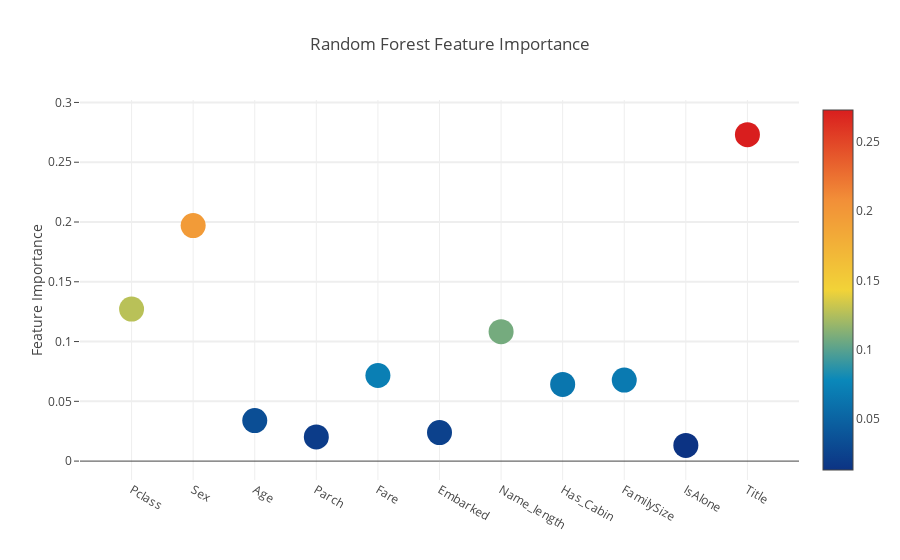
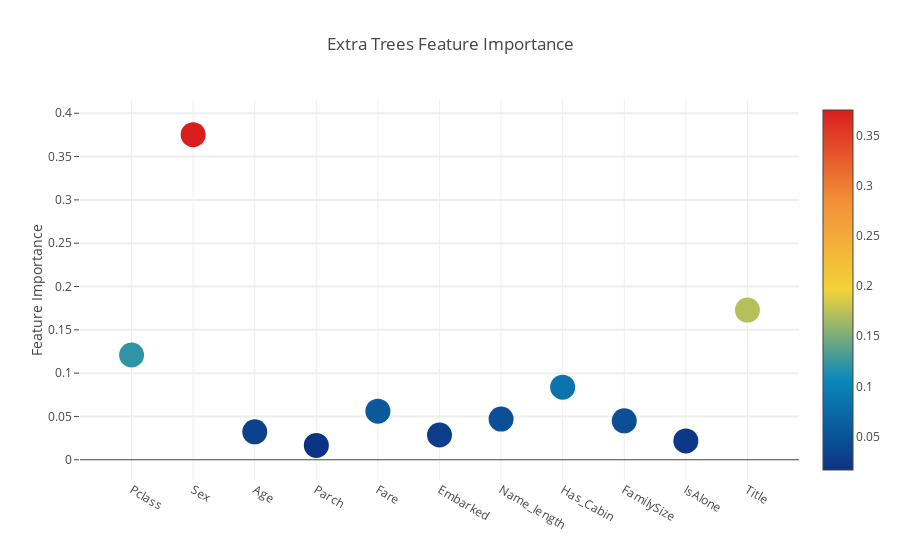
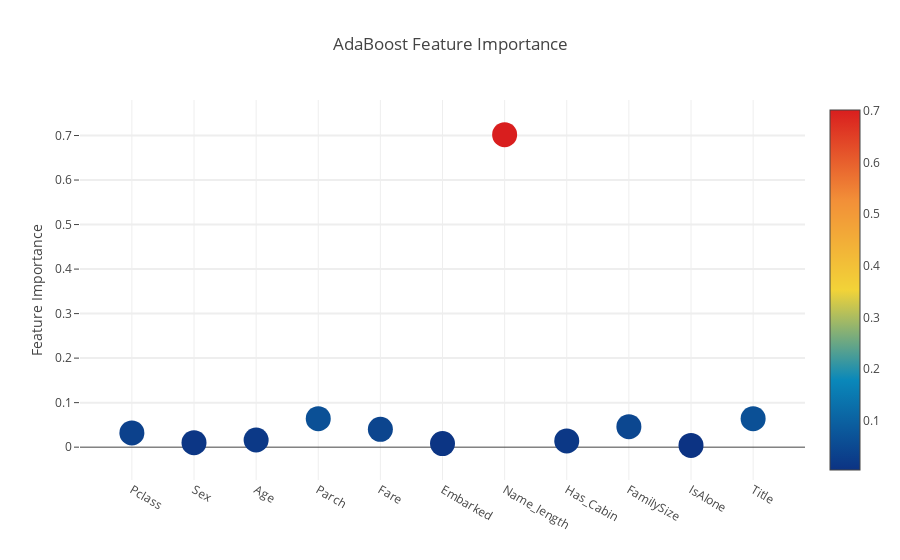
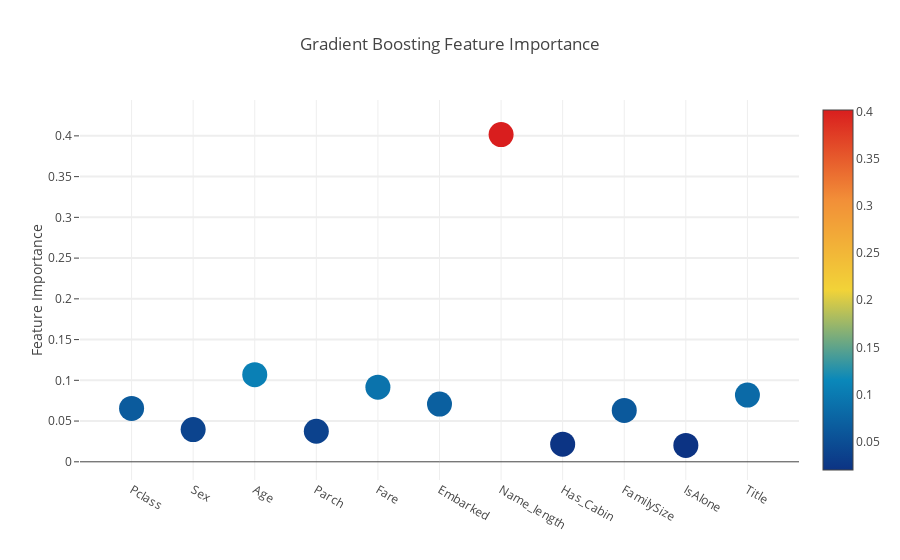

Notebook source saved alongside these figures, in order:
### Code cell
# Scatter plot 
trace = go.Scatter(
    y = feature_dataframe['Random Forest feature importances'].values,
    x = feature_dataframe['features'].values,
    mode='markers',
    marker=dict(
        sizemode = 'diameter',
        sizeref = 1,
        size = 25,
#       size= feature_dataframe['AdaBoost feature importances'].values,
        #color = np.random.randn(500), #set color equal to a variable
        color = feature_dataframe['Random Forest feature importances'].values,
        colorscale='Portland',
        showscale=True
    ),
    text = feature_dataframe['features'].values
)
data = [trace]

layout= go.Layout(
    autosize= True,
    title= 'Random Forest Feature Importance',
    hovermode= 'closest',
#     xaxis= dict(
#         title= 'Pop',
#         ticklen= 5,
#         zeroline= False,
#         gridwidth= 2,
#     ),
    yaxis=dict(
        title= 'Feature Importance',
        ticklen= 5,
        gridwidth= 2
    ),
    showlegend= False
)
fig = go.Figure(data=data, layout=layout)
py.iplot(fig,filename='scatter2010')

# Scatter plot 
trace = go.Scatter(
    y = feature_dataframe['Extra Trees  feature importances'].values,
    x = feature_dataframe['features'].values,
    mode='markers',
    marker=dict(
        sizemode = 'diameter',
        sizeref = 1,
        size = 25,
#       size= feature_dataframe['AdaBoost feature importances'].values,
        #color = np.random.randn(500), #set color equal to a variable
        color = feature_dataframe['Extra Trees  feature importances'].values,
        colorscale='Portland',
        showscale=True
    ),
    text = feature_dataframe['features'].values
)
data = [trace]

layout= go.Layout(
    autosize= True,
    title= 'Extra Trees Feature Importance',
    hovermode= 'closest',
#     xaxis= dict(
#         title= 'Pop',
#         ticklen= 5,
#         zeroline= False,
#         gridwidth= 2,
#     ),
    yaxis=dict(
        title= 'Feature Importance',
        ticklen= 5,
        gridwidth= 2
    ),
    showlegend= False
)
fig = go.Figure(data=data, layout=layout)
py.iplot(fig,filename='scatter2010')

# Scatter plot 
trace = go.Scatter(
    y = feature_dataframe['AdaBoost feature importances'].values,
    x = feature_dataframe['features'].values,
    mode='markers',
    marker=dict(
        sizemode = 'diameter',
        sizeref = 1,
        size = 25,
#       size= feature_dataframe['AdaBoost feature importances'].values,
        #color = np.random.randn(500), #set color equal to a variable
        color = feature_dataframe['AdaBoost feature importances'].values,
        colorscale='Portland',
        showscale=True
    ),
    text = feature_dataframe['features'].values
)
data = [trace]

layout= go.Layout(
    autosize= True,
    title= 'AdaBoost Feature Importance',
    hovermode= 'closest',
#     xaxis= dict(
#         title= 'Pop',
#         ticklen= 5,
#         zeroline= False,
#         gridwidth= 2,
#     ),
    yaxis=dict(
        title= 'Feature Importance',
        ticklen= 5,
        gridwidth= 2
    ),
    showlegend= False
)
fig = go.Figure(data=data, layout=layout)
py.iplot(fig,filename='scatter2010')

# Scatter plot 
trace = go.Scatter(
    y = feature_dataframe['Gradient Boost feature importances'].values,
    x = feature_dataframe['features'].values,
    mode='markers',
    marker=dict(
        sizemode = 'diameter',
        sizeref = 1,
        size = 25,
#       size= feature_dataframe['AdaBoost feature importances'].values,
        #color = np.random.randn(500), #set color equal to a variable
        color = feature_dataframe['Gradient Boost feature importances'].values,
        colorscale='Portland',
        showscale=True
    ),
    text = feature_dataframe['features'].values
)
data = [trace]

layout= go.Layout(
    autosize= True,
    title= 'Gradient Boosting Feature Importance',
    hovermode= 'closest',
#     xaxis= dict(
#         title= 'Pop',
#         ticklen= 5,
#         zeroline= False,
#         gridwidth= 2,
#     ),
    yaxis=dict(
        title= 'Feature Importance',
        ticklen= 5,
        gridwidth= 2
    ),
    showlegend= False
)
fig = go.Figure(data=data, layout=layout)
py.iplot(fig,filename='scatter2010')

### Figure 1 — Plotly figure (JSON) as saved in the notebook; plotly's stock layout.template omitted (floating-point values rounded to 4 significant figures)
{"data": [{"marker": {"color": [0.1271, 0.197, 0.03386, 0.0202, 0.0716, 0.02385, 0.1082, 0.06416, 0.06775, 0.01315, 0.2731], "colorscale": "Portland", "showscale": true, "size": 25, "sizemode": "diameter", "sizeref": 1}, "mode": "markers", "text": ["Pclass", "Sex", "Age", "Parch", "Fare", "Embarked", "Name_length", "Has_Cabin", "FamilySize", "IsAlone", "Title"], "type": "scatter", "x": ["Pclass", "Sex", "Age", "Parch", "Fare", "Embarked", "Name_length", "Has_Cabin", "FamilySize", "IsAlone", "Title"], "y": [0.1271, 0.197, 0.03386, 0.0202, 0.0716, 0.02385, 0.1082, 0.06416, 0.06775, 0.01315, 0.2731]}], "layout": {"autosize": true, "hovermode": "closest", "showlegend": false, "title": "Random Forest Feature Importance", "yaxis": {"gridwidth": 2, "ticklen": 5, "title": "Feature Importance"}}}

### Figure 2 — Plotly figure (JSON) as saved in the notebook; plotly's stock layout.template omitted (floating-point values rounded to 4 significant figures)
{"data": [{"marker": {"color": [0.1209, 0.3753, 0.03223, 0.0166, 0.05607, 0.02859, 0.04695, 0.08384, 0.04488, 0.02178, 0.1728], "colorscale": "Portland", "showscale": true, "size": 25, "sizemode": "diameter", "sizeref": 1}, "mode": "markers", "text": ["Pclass", "Sex", "Age", "Parch", "Fare", "Embarked", "Name_length", "Has_Cabin", "FamilySize", "IsAlone", "Title"], "type": "scatter", "x": ["Pclass", "Sex", "Age", "Parch", "Fare", "Embarked", "Name_length", "Has_Cabin", "FamilySize", "IsAlone", "Title"], "y": [0.1209, 0.3753, 0.03223, 0.0166, 0.05607, 0.02859, 0.04695, 0.08384, 0.04488, 0.02178, 0.1728]}], "layout": {"autosize": true, "hovermode": "closest", "showlegend": false, "title": "Extra Trees Feature Importance", "yaxis": {"gridwidth": 2, "ticklen": 5, "title": "Feature Importance"}}}

### Figure 3 — Plotly figure (JSON) as saved in the notebook; plotly's stock layout.template omitted (floating-point values rounded to 4 significant figures)
{"data": [{"marker": {"color": [0.032, 0.01, 0.016, 0.064, 0.04, 0.008, 0.702, 0.014, 0.046, 0.004, 0.064], "colorscale": "Portland", "showscale": true, "size": 25, "sizemode": "diameter", "sizeref": 1}, "mode": "markers", "text": ["Pclass", "Sex", "Age", "Parch", "Fare", "Embarked", "Name_length", "Has_Cabin", "FamilySize", "IsAlone", "Title"], "type": "scatter", "x": ["Pclass", "Sex", "Age", "Parch", "Fare", "Embarked", "Name_length", "Has_Cabin", "FamilySize", "IsAlone", "Title"], "y": [0.032, 0.01, 0.016, 0.064, 0.04, 0.008, 0.702, 0.014, 0.046, 0.004, 0.064]}], "layout": {"autosize": true, "hovermode": "closest", "showlegend": false, "title": "AdaBoost Feature Importance", "yaxis": {"gridwidth": 2, "ticklen": 5, "title": "Feature Importance"}}}

### Figure 4 — Plotly figure (JSON) as saved in the notebook; plotly's stock layout.template omitted (floating-point values rounded to 4 significant figures)
{"data": [{"marker": {"color": [0.06547, 0.03959, 0.1069, 0.03748, 0.09155, 0.0708, 0.4015, 0.0216, 0.06304, 0.02016, 0.08184], "colorscale": "Portland", "showscale": true, "size": 25, "sizemode": "diameter", "sizeref": 1}, "mode": "markers", "text": ["Pclass", "Sex", "Age", "Parch", "Fare", "Embarked", "Name_length", "Has_Cabin", "FamilySize", "IsAlone", "Title"], "type": "scatter", "x": ["Pclass", "Sex", "Age", "Parch", "Fare", "Embarked", "Name_length", "Has_Cabin", "FamilySize", "IsAlone", "Title"], "y": [0.06547, 0.03959, 0.1069, 0.03748, 0.09155, 0.0708, 0.4015, 0.0216, 0.06304, 0.02016, 0.08184]}], "layout": {"autosize": true, "hovermode": "closest", "showlegend": false, "title": "Gradient Boosting Feature Importance", "yaxis": {"gridwidth": 2, "ticklen": 5, "title": "Feature Importance"}}}
